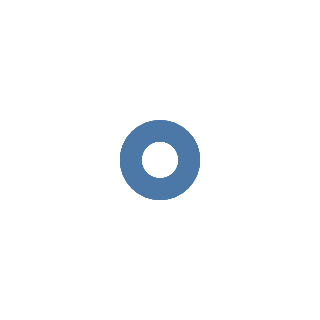

Notebook cell for this chart:
### Code cell
# we add a geometry, we'll start with a point (at this point *something* can be displayed, but it won't be useful)
chart.mark_point()

### Figure 1 — Vega-Lite specification as saved in the notebook (floating-point values rounded to 4 significant figures)
{"config": {"view": {"continuousWidth": 300, "continuousHeight": 300}}, "data": {"name": "data-7819b1facf2e5fc9998dcf4cad0b99f8"}, "mark": {"type": "point"}, "$schema": "https://vega.github.io/schema/vega-lite/v5.20.1.json", "datasets": {"data-7819b1facf2e5fc9998dcf4cad0b99f8": [{"state": "IL", "session_start_year": 2017, "num_bills": 13616}, {"state": "IL", "session_start_year": 2019, "num_bills": 12760}, {"state": "IL", "session_start_year": 2021, "num_bills": 12847}, {"state": "IL", "session_start_year": 2023, "num_bills": 11951}, {"state": "MI", "session_start_year": 2017, "num_bills": 4818}, {"state": "MI", "session_start_year": 2019, "num_bills": 4450}, {"state": "MI", "session_start_year": 2021, "num_bills": 4520}, {"state": "MI", "session_start_year": 2023, "num_bills": 3424}, {"state": "WI", "session_start_year": 2017, "num_bills": 1820}, {"state": "WI", "session_start_year": 2019, "num_bills": 2264}, {"state": "WI", "session_start_year": 2021, "num_bills": 2618}, {"state": "WI", "session_start_year": 2023, "num_bills": 2656}]}}
